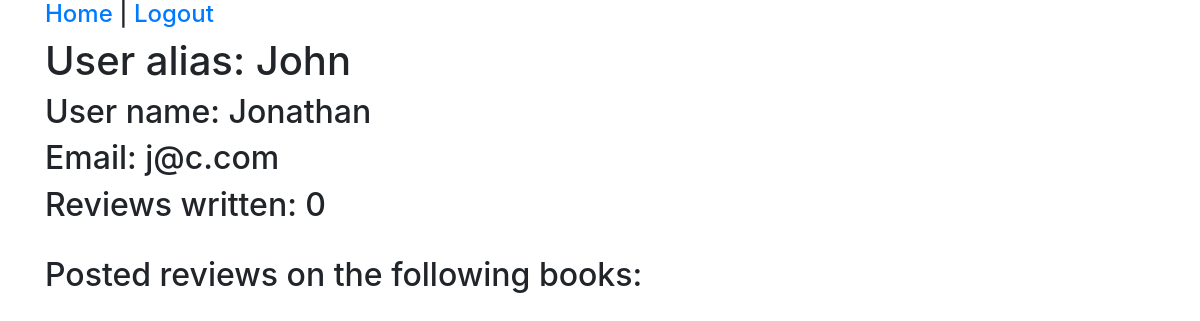
The app's page /users/2 (signed in) with its own data.
### DojoReadApp/models.py (models this page shows)
class User(models.Model):
    name = models.CharField(max_length=45)
    email = models.CharField(max_length=255)
    alias = models.CharField(max_length=45)
    password = models.CharField(max_length=255)
    created_at = models.DateTimeField(auto_now_add=True)
    updated_at = models.DateTimeField(auto_now=True)
    objects = UserManager()

### DojoReadApp/views.py (the view)
# urls.py: path('users/<int:id>', views.oneUser),
def oneUser(request, id):
    if 'userid' not in request.session:
        return redirect("/")
    context = {
        "one" : User.objects.get(id=id)
    }
    return render(request, "oneUser.html", context)

### DojoReadApp/templates/oneUser.html (shortened to what this page needs)
<!DOCTYPE html>
<html lang="en">
<head>
    <link rel="stylesheet" href="https://cdn.jsdelivr.net/npm/bootstrap@4.5.3/dist/css/bootstrap.min.css">
</head>
<body>
    <div class="container">
        <h4><a href="/books">Home</a> | <a href="/logout">Logout</a></h4>
        <h1>User alias: {{one.alias}}</h1>
        <h2>User name: {{one.name}}</h2>
        <h2>Email: {{one.email}}</h2>
        <h2>Reviews written: {{one.reviews.count}}</h2>
        <br>
        <h2>Posted reviews on the following books:</h2>
    </div>
</body>
</html>

### records on screen
User: alias "John", name "Jonathan", email "j@c.com", reviews.count "0"
